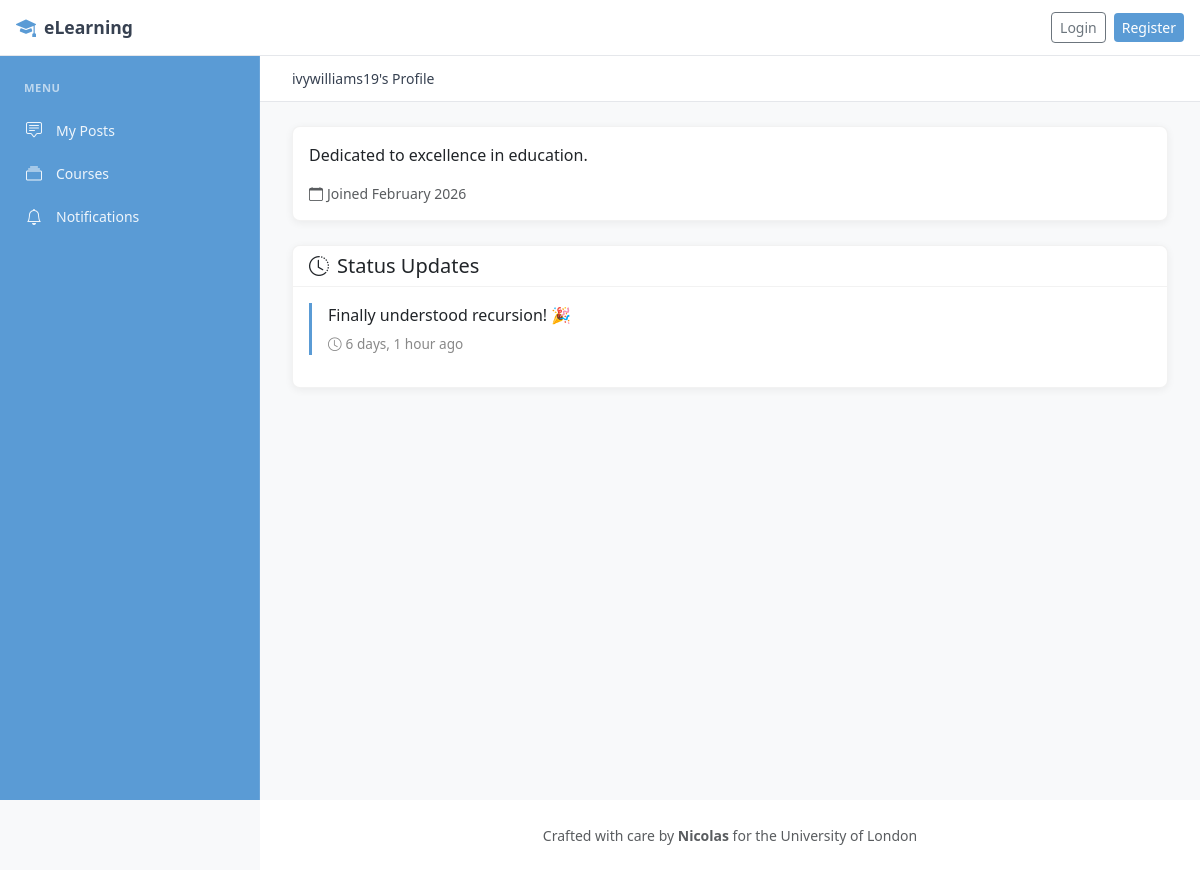
Before: /accounts/profile/ivywilliams19/ with the older database file.
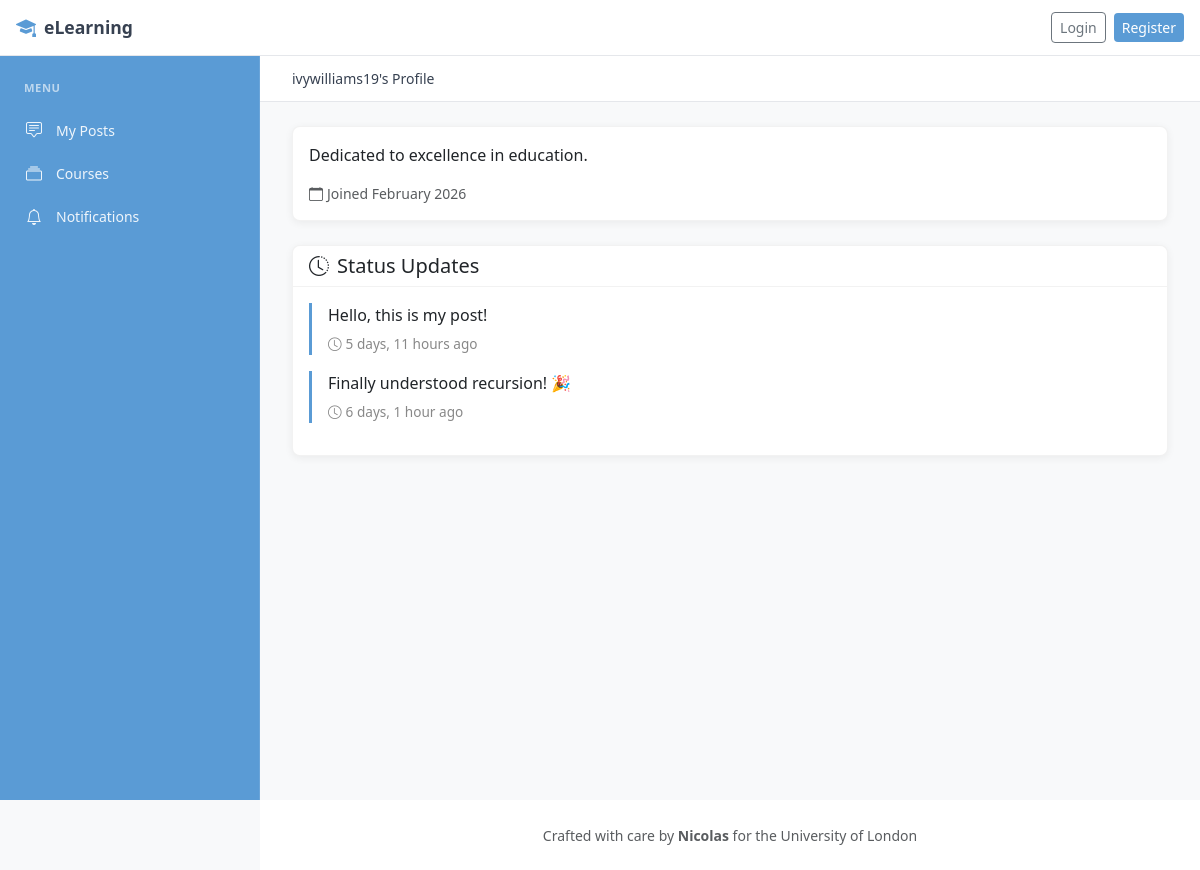
After: the same page with the newer database file.
### apps/accounts/models.py (models this page shows, shortened)
class StatusUpdate(models.Model):
    user = models.ForeignKey(
        User,
        on_delete=models.CASCADE,
        related_name='status_updates',
    )
    content = models.TextField(max_length=500)
    created_at = models.DateTimeField(auto_now_add=True)
    class Meta:
        ordering = ['-created_at']

### apps/accounts/views.py (the view)
# urls.py: path('profile/<str:username>/', views.ProfileView.as_view(), name='profile'),
class ProfileView(DetailView):
    model = User
    template_name = 'accounts/profile.html'
    context_object_name = 'profile_user'
    slug_field = 'username'
    slug_url_kwarg = 'username'
    def get_context_data(self, **kwargs):
        context = super().get_context_data(**kwargs)
        context['status_updates'] = self.object.status_updates.all()[:10]
        return context

### templates/accounts/profile.html (shortened to what this page needs)
{% extends 'base_sidebar.html' %}
{% block sidebar %}
{% include 'includes/sidebar_menu.html' %}
{% endblock sidebar %}
{% block breadcrumb %}
<div class="breadcrumb-bar">
    <nav aria-label="breadcrumb">
        <ol class="breadcrumb">
            <li class="breadcrumb-item active">{{ profile_user.username }}'s Profile</li>
        </ol>
    </nav>
</div>
{% endblock breadcrumb %}
{% block content %}
<div class="card mb-4">
    <div class="card-body">
        {% if profile_user.bio %}
            <p class="mb-3">{{ profile_user.bio }}</p>
        {% endif %}
        <p class="small text-muted mb-0">
            <i class="bi bi-calendar me-1"></i>Joined {{ profile_user.created_at|date:"F Y" }}
        </p>
    </div>
</div>
<div class="card">
    <div class="card-header">
        <h5 class="mb-0"><i class="bi bi-clock-history me-2"></i>Status Updates</h5>
    </div>
    <div class="card-body">
        {% if status_updates %}
            {% for status in status_updates %}
                <div class="status-update">
                    <p class="mb-1">{{ status.content }}</p>
                    <small class="timestamp">
                        <i class="bi bi-clock me-1"></i>{{ status.created_at|timesince }} ago
                    </small>
                </div>
            {% endfor %}
        {% else %}
            <p class="text-muted text-center mb-0">
                <i class="bi bi-chat-square me-2"></i>No status updates yet.
            </p>
        {% endif %}
    </div>
</div>
{% endblock %}

Changed rows visible on the page:
added StatusUpdate: content "Hello, this is my post!", created_at "5 days, 11 hours"
